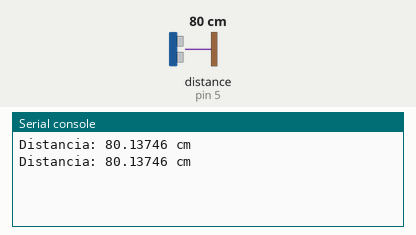
Simulated run of this program. Board: MicroPython board. On the bench: the last lines printed to the serial console. The test bench sets the inputs (shaded band); at power-on: distance to the obstacle (sensor on pin 5) 80 cm. The echo pulse lasts 58.3 µs per cm; library files of the repository ran but are not shown: hcsr04.py.

Above: at 1.2 s.
1.3 s: distance to the obstacle (sensor on pin 5) set to 2 cm
At 2.6 s:
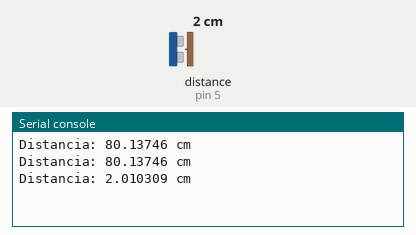
2.8 s: distance to the obstacle (sensor on pin 5) set to 4 cm
At 3.8 s:
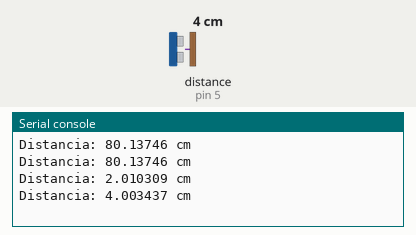
Timing chart, 0 to 5.8 s (numbered marks = the images above; inputs shaded):
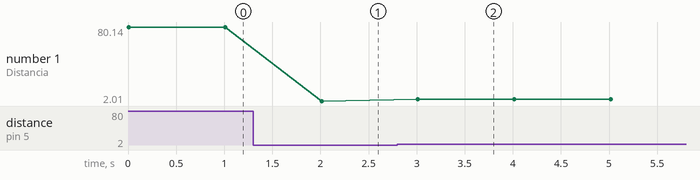

Measured:
- after the input at 1.3 s, the serial console: prints a new line after 0.71 s (image 1)
- after the input at 2.8 s, the serial console: prints a new line after 0.21 s (image 2)
- plotted number 1: 80.14 → 2.01 after the input at 1.3 s, 2.01 → 4 after the input at 2.8 s

The program:

main.py
```python
"""
  Detectando objetos e sua respectiva distância com o sensor ultrassônico HC-SR04.
"""
from hcsr04 import HCSR04 # importando o código da biblioteca do sensor HC-SR04
from time import sleep # importando função sleep da biblioteca padrão timer

sensor = HCSR04(trigger_pin=18, echo_pin=5, echo_timeout_us=10000) # criando do sensor, definindo o pino do trigger na porta 15
                                                                   # o pino echo na porta 5 e a o tempo em milissegundos para poder
                                                                   # ouvir o pino de echo, o tempo padrão dessa variável é de 30000ms
while True: # loop
    distanciaCm = sensor.distance_cm() # armazenando a distância do objeto em centímetros. Utilizando a função distance_cm disponível no objeto sensor.
    print('Distancia:', distanciaCm, 'cm') # exibindo distância armazenada
    sleep(1) # aguardando 1 segundo até recomeçar o loop
```
